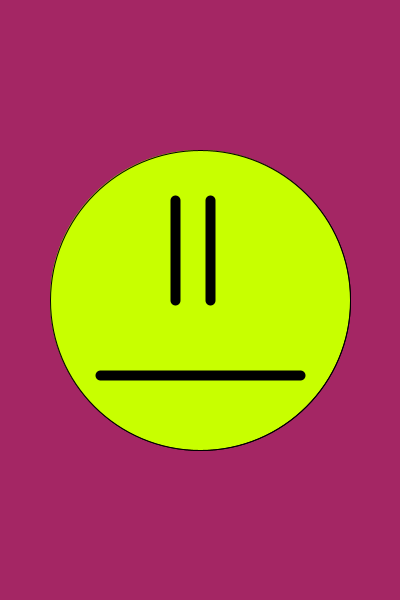
Frame 1 (no input)
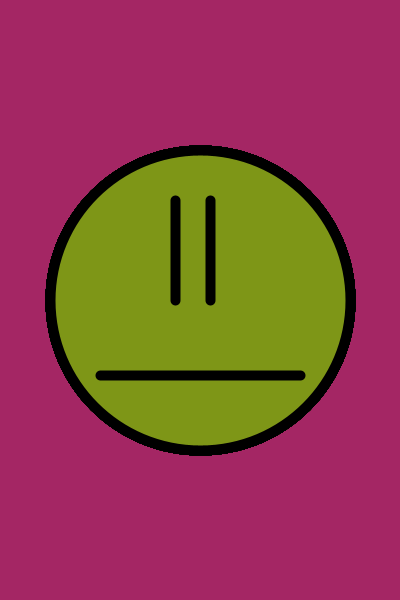
Frame 60 (the mouse pressed at the canvas centre just before this capture)
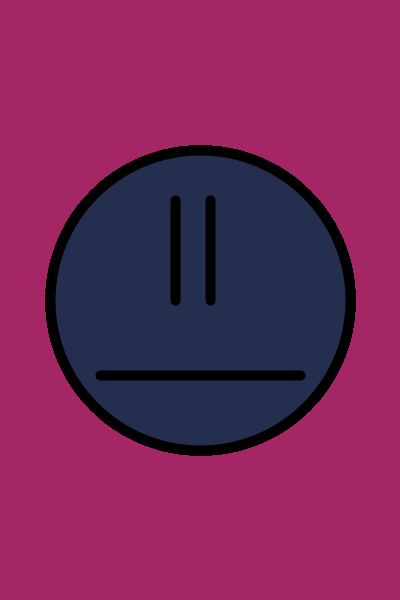
Frame 120 (the mouse held since frame 60 and released just before this capture)

The Processing sketch that drew these frames (run headless with seeded random() and noise(); from frame 60 on, the mouse is pressed at the canvas centre):

// Processing sketch: processing_48934
// ── processing_48934.pde

void setup()
{
  size(400, 600);
  background(random(255), random(150), 100);
  fill(200, 300, 0);
  smooth();
  ellipse(200, 300, 300, 300);
}

void draw()
{
  ellipse(200, 300, 300, 300);
  fill(random(200), random(200), random(200));
  strokeWeight(10);
  line(210, 200, 210, 300);
  strokeWeight(10);
  line(175, 200, 175, 300);
  strokeWeight(10);
  line(300, 375, 100, 375);
}
